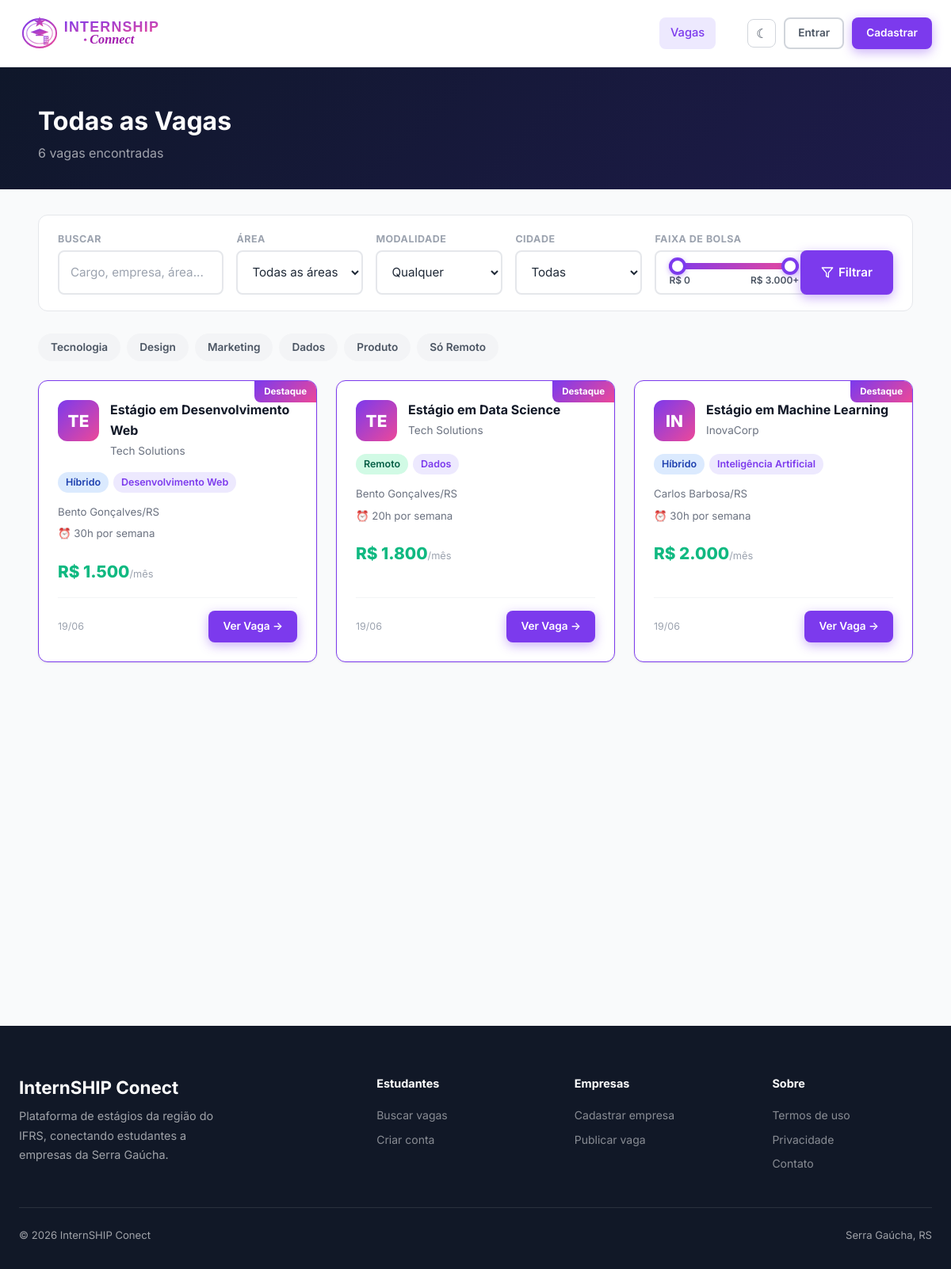
Page /vagas.php on the committed database.
### tables this page shows
CREATE TABLE IF NOT EXISTS empresas (
    id INT AUTO_INCREMENT PRIMARY KEY,
    usuario_id INT NOT NULL UNIQUE,
    nome_empresa VARCHAR(200) NOT NULL,
    cnpj VARCHAR(20),
    descricao TEXT,
    site VARCHAR(255),
    cidade VARCHAR(100),
    estado CHAR(2),
    setor VARCHAR(100),
    logo VARCHAR(255),
    FOREIGN KEY (usuario_id) REFERENCES usuarios(id) ON DELETE CASCADE
);

CREATE TABLE IF NOT EXISTS vagas (
    id INT AUTO_INCREMENT PRIMARY KEY,
    empresa_id INT NOT NULL,
    titulo VARCHAR(200) NOT NULL,
    descricao TEXT NOT NULL,
    requisitos TEXT,
    beneficios TEXT,
    area VARCHAR(100),
    cidade VARCHAR(100),
    estado CHAR(2),
    modalidade ENUM('presencial','remoto','hibrido') DEFAULT 'presencial',
    bolsa DECIMAL(10,2),
    carga_horaria INT,
    ativa TINYINT(1) DEFAULT 1,
    restrita TINYINT(1) DEFAULT 0,
    motivo_restricao VARCHAR(255) DEFAULT NULL,
    destaque TINYINT(1) DEFAULT 0,
    views INT DEFAULT 0,
    criado_em TIMESTAMP DEFAULT CURRENT_TIMESTAMP,
    FOREIGN KEY (empresa_id) REFERENCES empresas(id) ON DELETE CASCADE
);

### vagas.php (the view, shortened to what this page needs)
<?php
$db = getDB();
$q = trim($_GET['q'] ?? '');
$area = $_GET['area'] ?? '';
$modalidade = $_GET['modalidade'] ?? '';
$bolsaSliderMin = 0;
$bolsaSliderMax = 3000;
$bolsaSliderStep = 100;
$bolsa_min = max($bolsaSliderMin, (int)($_GET['bolsa_min'] ?? 0));
$bolsa_max = (int)($_GET['bolsa_max'] ?? $bolsaSliderMax);
$page = max(1, (int)($_GET['page'] ?? 1));
$perPage = 12;
$where = ['v.ativa = 1', 'v.restrita = 0'];
$params = [];
$whereSQL = implode(' AND ', $where);
$stmtCount = $db->prepare("SELECT COUNT(*) FROM vagas v JOIN empresas e ON v.empresa_id = e.id WHERE $whereSQL");
$stmtCount->execute($params);
$total = (int)$stmtCount->fetchColumn();
$offset = ($page - 1) * $perPage;
$stmt = $db->prepare("
    SELECT v.*, e.nome_empresa, e.logo, e.setor
    FROM vagas v
    JOIN empresas e ON v.empresa_id = e.id
    WHERE $whereSQL
    ORDER BY v.destaque DESC, v.criado_em DESC
    LIMIT $perPage OFFSET $offset
");
$stmt->execute($params);
$vagas = $stmt->fetchAll();
function modalidadeBadge($m) {
    return match($m) { 'remoto' => 'badge-green', 'hibrido' => 'badge-blue', default => 'badge-gray' };
}
function modalidadeLabel($m) {
    return match($m) { 'remoto' => 'Remoto', 'hibrido' => 'Híbrido', default => 'Presencial' };
}
include __DIR__ . '/includes/header.php';
?>
<div style="background:linear-gradient(135deg,#0F172A,#1E1B4B);padding:48px 24px 32px;">
  <div class="container">
    <h1 style="color:#fff;font-size:2rem;margin-bottom:8px;">
      <?= $q ? "Resultados para \"" . htmlspecialchars($q) . "\"" : "Todas as Vagas" ?>
    </h1>
    <p style="color:rgba(255,255,255,.6);">
      <?= $total ?> vaga<?= $total !== 1 ? 's' : '' ?> encontrada<?= $total !== 1 ? 's' : '' ?>
    </p>
  </div>
</div>
<div style="background:var(--gray-50);padding:32px 24px 80px;">
  <div class="container">
    <form method="GET" class="filter-bar">
      <div class="filter-group" style="flex:2;">
        <span class="filter-label">Buscar</span>
        <input type="text" name="q" class="form-control" placeholder="Cargo, empresa, área..." value="<?= htmlspecialchars($q) ?>">
      </div>
      <div class="filter-group">
        <span class="filter-label">Área</span>
        <select name="area" class="form-control">
          <option value="">Todas as áreas</option>
        </select>
      </div>
      <div class="filter-group">
        <span class="filter-label">Modalidade</span>
        <select name="modalidade" class="form-control">
          <option value="">Qualquer</option>
        </select>
      </div>
      <div class="filter-group">
        <span class="filter-label">Cidade</span>
        <select name="cidade" class="form-control">
          <option value="">Todas</option>
        </select>
      </div>
      <div class="filter-group" style="flex:1.6;">
        <span class="filter-label">Faixa de bolsa</span>
        <div class="range-slider"
             data-range-slider
             data-min="<?= $bolsaSliderMin ?>"
             data-max="<?= $bolsaSliderMax ?>"
             data-step="<?= $bolsaSliderStep ?>">
          <div class="range-slider-track">
            <div class="range-slider-fill"></div>
            <input class="range-min" type="range" min="<?= $bolsaSliderMin ?>" max="<?= $bolsaSliderMax ?>" step="<?= $bolsaSliderStep ?>" value="<?= $bolsa_min ?>" aria-label="Bolsa mínima">
            <input class="range-max" type="range" min="<?= $bolsaSliderMin ?>" max="<?= $bolsaSliderMax ?>" step="<?= $bolsaSliderStep ?>" value="<?= $bolsa_max ?>" aria-label="Bolsa máxima">
          </div>
          <div class="range-slider-values">
            <span class="range-label-min">R$ <?= number_format($bolsa_min, 0, ',', '.') ?></span>
            <span class="range-label-max">R$ <?= number_format($bolsa_max, 0, ',', '.') ?><?= $bolsa_max >= $bolsaSliderMax ? '+' : '' ?></span>
          </div>
        </div>
      </div>
      <div style="display:flex;gap:8px;align-items:flex-end;">
        <button type="submit" class="btn btn-primary" style="height:56px;display:inline-flex;align-items:center;gap:6px;">
          <svg width="16" height="16" viewBox="0 0 24 24" fill="none" stroke="currentColor" stroke-width="2" stroke-linecap="round" stroke-linejoin="round"><polygon points="22 3 2 3 10 12.46 10 19 14 21 14 12.46 22 3"/></svg>
          Filtrar
        </button>
      </div>
    </form>
    <div style="display:flex;gap:8px;margin-bottom:24px;flex-wrap:wrap;">
      <?php foreach (['Tecnologia','Design','Marketing','Dados','Produto'] as $tag): ?>
        <a href="?area=<?= urlencode($tag) ?>" class="badge badge-<?= $area === $tag ? 'purple' : 'gray' ?>" style="padding:7px 16px;font-size:.85rem;cursor:pointer;text-decoration:none;">
          <?= $tag ?>
        </a>
      <?php endforeach; ?>
      <a href="?modalidade=remoto" class="badge badge-<?= $modalidade === 'remoto' ? 'green' : 'gray' ?>" style="padding:7px 16px;font-size:.85rem;cursor:pointer;text-decoration:none;">
        Só Remoto
      </a>
    </div>
    <?php if (empty($vagas)): ?>
      <div class="empty-state">
        <div class="empty-icon"></div>
        <h3>Nenhuma vaga encontrada</h3>
        <p>Tente mudar os filtros ou <a href="/teste/vagas.php">ver todas as vagas</a></p>
      </div>
    <?php else: ?>
      <div class="jobs-grid">
        <?php foreach ($vagas as $v): ?>
        <div class="job-card <?= $v['destaque'] ? 'destaque' : '' ?>">
          <div class="job-card-header">
            <div class="company-logo">
              <?php if ($v['logo']): ?>
                <img src="<?= htmlspecialchars($v['logo']) ?>" alt="">
              <?php else: ?>
                <?= mb_strtoupper(mb_substr($v['nome_empresa'], 0, 2)) ?>
              <?php endif; ?>
            </div>
            <div>
              <div class="job-card-title"><?= htmlspecialchars($v['titulo']) ?></div>
              <div class="job-card-company"><?= htmlspecialchars($v['nome_empresa']) ?></div>
            </div>
          </div>
          <div class="job-card-pills">
            <span class="badge <?= modalidadeBadge($v['modalidade']) ?>"><?= modalidadeLabel($v['modalidade']) ?></span>
            <?php if ($v['area']): ?>
              <span class="badge badge-purple"><?= htmlspecialchars($v['area']) ?></span>
            <?php endif; ?>
          </div>
          <div class="job-card-infos">
            <div class="job-card-info"><?= htmlspecialchars($v['cidade']) ?>/<?= $v['estado'] ?></div>
            <?php if ($v['carga_horaria']): ?>
              <div class="job-card-info">⏰ <?= $v['carga_horaria'] ?>h por semana</div>
            <?php endif; ?>
          </div>
          <?php if ($v['bolsa']): ?>
            <div class="job-card-bolsa">R$ <?= number_format($v['bolsa'], 0, ',', '.') ?><span style="font-size:.8rem;font-weight:400;color:var(--gray-400)">/mês</span></div>
          <?php endif; ?>
          <div class="job-card-footer">
            <span class="job-card-date"><?= date('d/m', strtotime($v['criado_em'])) ?></span>
            <a href="/teste/vaga.php?id=<?= $v['id'] ?>" class="btn btn-primary btn-sm">Ver Vaga →</a>
          </div>
        </div>
        <?php endforeach; ?>
      </div>
    <?php endif; ?>
  </div>
</div>
<?php include __DIR__ . '/includes/footer.php'; ?>

### rows in the picture
empresas: setor "Tecnologia"
vagas: area "Dados", empresa.nome_empresa "TE", titulo "Estágio em Data Science", empresa.nome_empresa "Tech Solutions", modalidade "Remoto", cidade "Bento Gonçalves", estado "RS", carga_horaria "20", bolsa "1.800", criado_em "19/06"
vagas: empresa.nome_empresa "TE", titulo "Estágio em Desenvolvimento Web", empresa.nome_empresa "Tech Solutions", modalidade "Híbrido", area "Desenvolvimento Web", cidade "Bento Gonçalves", estado "RS", carga_horaria "30", bolsa "1.500", criado_em "19/06"
vagas: empresa.nome_empresa "IN", titulo "Estágio em Machine Learning", empresa.nome_empresa "InovaCorp", modalidade "Híbrido", area "Inteligência Artificial", cidade "Carlos Barbosa", estado "RS", carga_horaria "30", bolsa "2.000", criado_em "19/06"

### other values in the picture
$total "6"
$tag "Design"
$tag "Marketing"
$tag "Produto"
